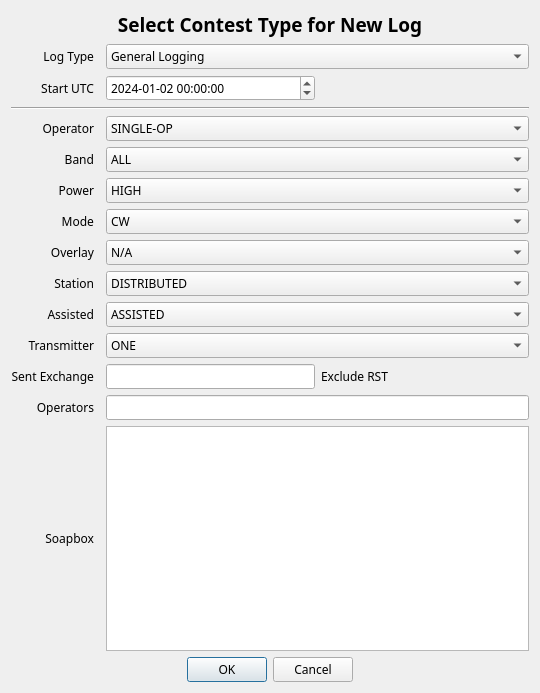
<?xml version="1.0" encoding="UTF-8"?>
<ui version="4.0">
 <class>Dialog</class>
 <widget class="QDialog" name="Dialog">
  <property name="geometry">
   <rect>
    <x>0</x>
    <y>0</y>
    <width>540</width>
    <height>693</height>
   </rect>
  </property>
  <property name="font">
   <font>
    <family>JetBrains Mono ExtraLight</family>
   </font>
  </property>
  <property name="windowTitle">
   <string>New Contest</string>
  </property>
  <layout class="QGridLayout" name="gridLayout">
   <item row="15" column="2" colspan="2">
    <widget class="QPlainTextEdit" name="soapbox">
     <property name="accessibleName">
      <string>Soap Box</string>
     </property>
     <property name="accessibleDescription">
      <string>The soap box</string>
     </property>
    </widget>
   </item>
   <item row="5" column="0">
    <widget class="QLabel" name="label_5">
     <property name="text">
      <string>Band</string>
     </property>
     <property name="alignment">
      <set>Qt::AlignRight|Qt::AlignTrailing|Qt::AlignVCenter</set>
     </property>
    </widget>
   </item>
   <item row="7" column="0">
    <widget class="QLabel" name="label_7">
     <property name="text">
      <string>Mode</string>
     </property>
     <property name="alignment">
      <set>Qt::AlignRight|Qt::AlignTrailing|Qt::AlignVCenter</set>
     </property>
    </widget>
   </item>
   <item row="2" column="0">
    <widget class="QLabel" name="label_3">
     <property name="text">
      <string>Start UTC</string>
     </property>
     <property name="alignment">
      <set>Qt::AlignRight|Qt::AlignTrailing|Qt::AlignVCenter</set>
     </property>
    </widget>
   </item>
   <item row="10" column="2" colspan="2">
    <widget class="QComboBox" name="assisted">
     <property name="accessibleName">
      <string>Assisted</string>
     </property>
     <property name="accessibleDescription">
      <string>Assisted category.</string>
     </property>
     <item>
      <property name="text">
       <string>ASSISTED</string>
      </property>
     </item>
     <item>
      <property name="text">
       <string>NON-ASSISTED</string>
      </property>
     </item>
    </widget>
   </item>
   <item row="12" column="2" rowspan="2">
    <widget class="QLineEdit" name="exchange">
     <property name="accessibleName">
      <string>Sent exchange</string>
     </property>
     <property name="accessibleDescription">
      <string>sent exchange, excluding r s t.</string>
     </property>
     <property name="styleSheet">
      <string notr="true">text-transform: uppercase;</string>
     </property>
    </widget>
   </item>
   <item row="7" column="2" colspan="2">
    <widget class="QComboBox" name="mode">
     <property name="accessibleName">
      <string>Operating mode</string>
     </property>
     <property name="accessibleDescription">
      <string>Mode category</string>
     </property>
     <item>
      <property name="text">
       <string>CW</string>
      </property>
     </item>
     <item>
      <property name="text">
       <string>SSB</string>
      </property>
     </item>
     <item>
      <property name="text">
       <string>RTTY</string>
      </property>
     </item>
     <item>
      <property name="text">
       <string>PSK</string>
      </property>
     </item>
     <item>
      <property name="text">
       <string>SSB+CW</string>
      </property>
     </item>
     <item>
      <property name="text">
       <string>DIGITAL</string>
      </property>
     </item>
     <item>
      <property name="text">
       <string>SSB+CW+DIGITAL</string>
      </property>
     </item>
     <item>
      <property name="text">
       <string>FM</string>
      </property>
     </item>
    </widget>
   </item>
   <item row="12" column="0" rowspan="2">
    <widget class="QLabel" name="label_12">
     <property name="text">
      <string>Sent Exchange</string>
     </property>
     <property name="alignment">
      <set>Qt::AlignRight|Qt::AlignTrailing|Qt::AlignVCenter</set>
     </property>
    </widget>
   </item>
   <item row="9" column="0">
    <widget class="QLabel" name="label_9">
     <property name="text">
      <string>Station</string>
     </property>
     <property name="alignment">
      <set>Qt::AlignRight|Qt::AlignTrailing|Qt::AlignVCenter</set>
     </property>
    </widget>
   </item>
   <item row="0" column="0" colspan="4">
    <widget class="QLabel" name="title">
     <property name="font">
      <font>
       <family>JetBrains Mono ExtraLight</family>
       <pointsize>14</pointsize>
       <bold>true</bold>
      </font>
     </property>
     <property name="text">
      <string>Select Contest Type for New Log</string>
     </property>
     <property name="alignment">
      <set>Qt::AlignCenter</set>
     </property>
    </widget>
   </item>
   <item row="1" column="2" colspan="2">
    <widget class="QComboBox" name="contest">
     <property name="accessibleName">
      <string>Contest Selector</string>
     </property>
     <property name="accessibleDescription">
      <string>Contest or log type.</string>
     </property>
     <item>
      <property name="text">
       <string>General Logging</string>
      </property>
     </item>
     <item>
      <property name="text">
       <string>10 10 FALL CW</string>
      </property>
     </item>
     <item>
      <property name="text">
       <string>10 10 SPRING CW</string>
      </property>
     </item>
     <item>
      <property name="text">
       <string>10 10 SUMMER PHONE</string>
      </property>
     </item>
     <item>
      <property name="text">
       <string>10 10 WINTER PHONE</string>
      </property>
     </item>
     <item>
      <property name="text">
       <string>ARI 40 80</string>
      </property>
     </item>
     <item>
      <property name="text">
       <string>ARRL 10M</string>
      </property>
     </item>
     <item>
      <property name="text">
       <string>ARRL 160M</string>
      </property>
     </item>
     <item>
      <property name="text">
       <string>ARRL DX CW</string>
      </property>
     </item>
     <item>
      <property name="text">
       <string>ARRL DX SSB</string>
      </property>
     </item>
     <item>
      <property name="text">
       <string>ARRL FIELD DAY</string>
      </property>
     </item>
     <item>
      <property name="text">
       <string>ARRL RTTY RU</string>
      </property>
     </item>
     <item>
      <property name="text">
       <string>ARRL SS CW</string>
      </property>
     </item>
     <item>
      <property name="text">
       <string>ARRL SS PHONE</string>
      </property>
     </item>
     <item>
      <property name="text">
       <string>ARRL VHF JAN</string>
      </property>
     </item>
     <item>
      <property name="text">
       <string>ARRL VHF JUN</string>
      </property>
     </item>
     <item>
      <property name="text">
       <string>ARRL VHF SEP</string>
      </property>
     </item>
      <item>
      <property name="text">
       <string>VHF SPRINT</string>
      </property>
     </item>
     <item>
      <property name="text">
       <string>CANADA DAY</string>
      </property>
     </item>
     <item>
      <property name="text">
       <string>CQ 160 CW</string>
      </property>
     </item>
     <item>
      <property name="text">
       <string>CQ 160 SSB</string>
      </property>
     </item>
     <item>
      <property name="text">
       <string>CQ WPX CW</string>
      </property>
     </item>
     <item>
      <property name="text">
       <string>CQ WPX RTTY</string>
      </property>
     </item>
     <item>
      <property name="text">
       <string>CQ WPX SSB</string>
      </property>
     </item>
     <item>
      <property name="text">
       <string>CQ WW CW</string>
      </property>
     </item>
     <item>
      <property name="text">
       <string>CQ WW RTTY</string>
      </property>
     </item>
     <item>
      <property name="text">
       <string>CQ WW SSB</string>
      </property>
     </item>
     <item>
      <property name="text">
       <string>CWT</string>
      </property>
     </item>
     <item>
      <property name="text">
       <string>DARC XMAS</string>
      </property>
     </item>
     <item>
      <property name="text">
       <string>DARC VHF</string>
      </property>
     </item>
     <item>
      <property name="text">
       <string>EA MAJISTAD CW</string>
      </property>
     </item>
     <item>
      <property name="text">
       <string>EA MAJISTAD SSB</string>
      </property>
     </item>
     <item>
      <property name="text">
       <string>EA RTTY</string>
      </property>
     </item>
     <item>
      <property name="text">
       <string>ES OPEN</string>
      </property>
     </item>
     <item>
      <property name="text">
       <string>HELVETIA</string>
      </property>
     </item>
     <item>
      <property name="text">
       <string>ICWC MST</string>
      </property>
     </item>
     <item>
      <property name="text">
       <string>IARU FIELDDAY R1 CW</string>
      </property>
     </item>
     <item>
      <property name="text">
       <string>IARU FIELDDAY R1 SSB</string>
      </property>
     </item>
     <item>
      <property name="text">
       <string>IARU HF</string>
      </property>
     </item>
     <item>
      <property name="text">
       <string>JIDX CW</string>
      </property>
     </item>
     <item>
      <property name="text">
       <string>JIDX PH</string>
      </property>
     </item>
     <item>
      <property name="text">
       <string>K1USN SST</string>
      </property>
     </item>
     <item>
      <property name="text">
       <string>LABRE RS DIGI</string>
      </property>
     </item>
     <item>
      <property name="text">
       <string>LZ-DX</string>
      </property>
     </item>
     <item>
      <property name="text">
       <string>NAQP CW</string>
      </property>
     </item>
     <item>
      <property name="text">
       <string>NAQP RTTY</string>
      </property>
     </item>
     <item>
      <property name="text">
       <string>NAQP SSB</string>
      </property>
     </item>
     <item>
      <property name="text">
       <string>PHONE WEEKLY TEST</string>
      </property>
     </item>
     <item>
      <property name="text">
       <string>RAEM</string>
      </property>
     </item>
     <item>
      <property name="text">
       <string>RANDOMGRAM</string>
      </property>
     </item>
     <item>
      <property name="text">
       <string>REF CW</string>
      </property>
     </item>
     <item>
      <property name="text">
       <string>REF SSB</string>
      </property>
     </item>
     <item>
      <property name="text">
       <string>SAC CW</string>
      </property>
     </item>
     <item>
      <property name="text">
       <string>SAC SSB</string>
      </property>
     </item>
     <item>
      <property name="text">
       <string>SPDX</string>
      </property>
     </item>
     <item>
      <property name="text">
       <string>STEW PERRY TOPBAND</string>
      </property>
     </item>
     <item>
      <property name="text">
       <string>UKEIDX</string>
      </property>
     </item>
     <item>
      <property name="text">
       <string>WEEKLY RTTY</string>
      </property>
     </item>
     <item>
      <property name="text">
       <string>WINTER FIELD DAY</string>
      </property>
     </item>
    </widget>
   </item>
   <item row="2" column="2">
    <widget class="QDateTimeEdit" name="dateTimeEdit">
     <property name="accessibleName">
      <string>Start of contest Date and U T C Time</string>
     </property>
     <property name="dateTime">
      <datetime>
       <hour>0</hour>
       <minute>0</minute>
       <second>0</second>
       <year>2024</year>
       <month>1</month>
       <day>2</day>
      </datetime>
     </property>
     <property name="date">
      <date>
       <year>2024</year>
       <month>1</month>
       <day>2</day>
      </date>
     </property>
     <property name="time">
      <time>
       <hour>0</hour>
       <minute>0</minute>
       <second>0</second>
      </time>
     </property>
     <property name="maximumDateTime">
      <datetime>
       <hour>7</hour>
       <minute>59</minute>
       <second>59</second>
       <year>10000</year>
       <month>1</month>
       <day>1</day>
      </datetime>
     </property>
     <property name="currentSection">
      <enum>QDateTimeEdit::YearSection</enum>
     </property>
     <property name="displayFormat">
      <string>yyyy-MM-dd HH:mm:ss</string>
     </property>
     <property name="timeSpec">
      <enum>Qt::UTC</enum>
     </property>
    </widget>
   </item>
   <item row="8" column="0">
    <widget class="QLabel" name="label_8">
     <property name="text">
      <string>Overlay</string>
     </property>
     <property name="alignment">
      <set>Qt::AlignRight|Qt::AlignTrailing|Qt::AlignVCenter</set>
     </property>
    </widget>
   </item>
   <item row="14" column="0">
    <widget class="QLabel" name="label_13">
     <property name="text">
      <string>Operators</string>
     </property>
     <property name="alignment">
      <set>Qt::AlignRight|Qt::AlignTrailing|Qt::AlignVCenter</set>
     </property>
    </widget>
   </item>
   <item row="10" column="0">
    <widget class="QLabel" name="label_10">
     <property name="text">
      <string>Assisted</string>
     </property>
     <property name="alignment">
      <set>Qt::AlignRight|Qt::AlignTrailing|Qt::AlignVCenter</set>
     </property>
    </widget>
   </item>
   <item row="1" column="0">
    <widget class="QLabel" name="label_2">
     <property name="text">
      <string>Log Type</string>
     </property>
     <property name="alignment">
      <set>Qt::AlignRight|Qt::AlignTrailing|Qt::AlignVCenter</set>
     </property>
    </widget>
   </item>
   <item row="2" column="3">
    <spacer name="horizontalSpacer">
     <property name="orientation">
      <enum>Qt::Horizontal</enum>
     </property>
     <property name="sizeHint" stdset="0">
      <size>
       <width>40</width>
       <height>20</height>
      </size>
     </property>
    </spacer>
   </item>
   <item row="4" column="2" colspan="2">
    <widget class="QComboBox" name="operator_class">
     <property name="accessibleName">
      <string>Operator Category</string>
     </property>
     <property name="accessibleDescription">
      <string>Operator category.</string>
     </property>
     <item>
      <property name="text">
       <string>SINGLE-OP</string>
      </property>
     </item>
     <item>
      <property name="text">
       <string>MULTI-OP</string>
      </property>
     </item>
     <item>
      <property name="text">
       <string>CHECKLOG</string>
      </property>
     </item>
    </widget>
   </item>
   <item row="6" column="2" colspan="2">
    <widget class="QComboBox" name="power">
     <property name="accessibleName">
      <string>Power Category</string>
     </property>
     <property name="accessibleDescription">
      <string>Power category</string>
     </property>
     <item>
      <property name="text">
       <string>HIGH</string>
      </property>
     </item>
     <item>
      <property name="text">
       <string>LOW</string>
      </property>
     </item>
     <item>
      <property name="text">
       <string>QRP</string>
      </property>
     </item>
    </widget>
   </item>
   <item row="11" column="0">
    <widget class="QLabel" name="label_11">
     <property name="text">
      <string>Transmitter</string>
     </property>
     <property name="alignment">
      <set>Qt::AlignRight|Qt::AlignTrailing|Qt::AlignVCenter</set>
     </property>
    </widget>
   </item>
   <item row="15" column="0">
    <widget class="QLabel" name="label_14">
     <property name="text">
      <string>Soapbox</string>
     </property>
     <property name="alignment">
      <set>Qt::AlignRight|Qt::AlignTrailing|Qt::AlignVCenter</set>
     </property>
    </widget>
   </item>
   <item row="6" column="0">
    <widget class="QLabel" name="label_6">
     <property name="text">
      <string>Power</string>
     </property>
     <property name="alignment">
      <set>Qt::AlignRight|Qt::AlignTrailing|Qt::AlignVCenter</set>
     </property>
    </widget>
   </item>
   <item row="11" column="2" colspan="2">
    <widget class="QComboBox" name="transmitter">
     <property name="accessibleName">
      <string>Transmitter</string>
     </property>
     <property name="accessibleDescription">
      <string>Transmitter category.</string>
     </property>
     <item>
      <property name="text">
       <string>ONE</string>
      </property>
     </item>
     <item>
      <property name="text">
       <string>TWO</string>
      </property>
     </item>
     <item>
      <property name="text">
       <string>LIMITED</string>
      </property>
     </item>
     <item>
      <property name="text">
       <string>UNLIMITED</string>
      </property>
     </item>
     <item>
      <property name="text">
       <string>SWL</string>
      </property>
     </item>
    </widget>
   </item>
   <item row="5" column="2" colspan="2">
    <widget class="QComboBox" name="band">
     <property name="accessibleName">
      <string>Band Category</string>
     </property>
     <property name="accessibleDescription">
      <string>Band category.</string>
     </property>
     <item>
      <property name="text">
       <string>ALL</string>
      </property>
     </item>
     <item>
      <property name="text">
       <string>160M</string>
      </property>
     </item>
     <item>
      <property name="text">
       <string>80M</string>
      </property>
     </item>
     <item>
      <property name="text">
       <string>40M</string>
      </property>
     </item>
     <item>
      <property name="text">
       <string>20M</string>
      </property>
     </item>
     <item>
      <property name="text">
       <string>15M</string>
      </property>
     </item>
     <item>
      <property name="text">
       <string>10M</string>
      </property>
     </item>
     <item>
      <property name="text">
       <string>6M</string>
      </property>
     </item>
     <item>
      <property name="text">
       <string>2M</string>
      </property>
     </item>
     <item>
      <property name="text">
       <string>222</string>
      </property>
     </item>
     <item>
      <property name="text">
       <string>432</string>
      </property>
     </item>
     <item>
      <property name="text">
       <string>902</string>
      </property>
     </item>
     <item>
      <property name="text">
       <string>1.2G</string>
      </property>
     </item>
     <item>
      <property name="text">
       <string>2.3G</string>
      </property>
     </item>
     <item>
      <property name="text">
       <string>3.4G</string>
      </property>
     </item>
     <item>
      <property name="text">
       <string>5.7G</string>
      </property>
     </item>
     <item>
      <property name="text">
       <string>10G</string>
      </property>
     </item>
     <item>
      <property name="text">
       <string>24G</string>
      </property>
     </item>
     <item>
      <property name="text">
       <string>47G</string>
      </property>
     </item>
     <item>
      <property name="text">
       <string>75G</string>
      </property>
     </item>
     <item>
      <property name="text">
       <string>119G</string>
      </property>
     </item>
     <item>
      <property name="text">
       <string>142G</string>
      </property>
     </item>
     <item>
      <property name="text">
       <string>241G</string>
      </property>
     </item>
     <item>
      <property name="text">
       <string>LIGHT</string>
      </property>
     </item>
     <item>
      <property name="text">
       <string>VHF-3-BAND</string>
      </property>
     </item>
     <item>
      <property name="text">
       <string>VHF-FM-ONLY</string>
      </property>
     </item>
    </widget>
   </item>
   <item row="12" column="3" rowspan="2">
    <widget class="QLabel" name="label_15">
     <property name="text">
      <string>Exclude RST</string>
     </property>
    </widget>
   </item>
   <item row="8" column="2" colspan="2">
    <widget class="QComboBox" name="overlay">
     <property name="accessibleName">
      <string>Overlay category</string>
     </property>
     <property name="accessibleDescription">
      <string>Overlay category</string>
     </property>
     <item>
      <property name="text">
       <string>N/A</string>
      </property>
     </item>
     <item>
      <property name="text">
       <string>CLASSIC</string>
      </property>
     </item>
     <item>
      <property name="text">
       <string>NOVICE-TECH</string>
      </property>
     </item>
     <item>
      <property name="text">
       <string>OVER-50</string>
      </property>
     </item>
     <item>
      <property name="text">
       <string>ROOKIE</string>
      </property>
     </item>
     <item>
      <property name="text">
       <string>TB-WIRES</string>
      </property>
     </item>
     <item>
      <property name="text">
       <string>YOUTH</string>
      </property>
     </item>
     <item>
      <property name="text">
       <string>YL</string>
      </property>
     </item>
    </widget>
   </item>
   <item row="14" column="2" colspan="2">
    <widget class="QLineEdit" name="operators">
     <property name="accessibleName">
      <string>Operators</string>
     </property>
     <property name="accessibleDescription">
      <string>operators in contest.</string>
     </property>
     <property name="styleSheet">
      <string notr="true">text-transform: uppercase;</string>
     </property>
    </widget>
   </item>
   <item row="4" column="0">
    <widget class="QLabel" name="label_4">
     <property name="text">
      <string>Operator</string>
     </property>
     <property name="alignment">
      <set>Qt::AlignRight|Qt::AlignTrailing|Qt::AlignVCenter</set>
     </property>
    </widget>
   </item>
   <item row="9" column="2" colspan="2">
    <widget class="QComboBox" name="station">
     <property name="accessibleName">
      <string>Station type</string>
     </property>
     <property name="accessibleDescription">
      <string>Station type.</string>
     </property>
     <item>
      <property name="text">
       <string>DISTRIBUTED</string>
      </property>
     </item>
     <item>
      <property name="text">
       <string>EXPEDITION</string>
      </property>
     </item>
     <item>
      <property name="text">
       <string>FIXED</string>
      </property>
     </item>
     <item>
      <property name="text">
       <string>HQ</string>
      </property>
     </item>
     <item>
      <property name="text">
       <string>MOBILE</string>
      </property>
     </item>
     <item>
      <property name="text">
       <string>PORTABLE</string>
      </property>
     </item>
     <item>
      <property name="text">
       <string>ROVER</string>
      </property>
     </item>
     <item>
      <property name="text">
       <string>ROVER-LIMITED</string>
      </property>
     </item>
     <item>
      <property name="text">
       <string>ROVER-UNLIMITED</string>
      </property>
     </item>
     <item>
      <property name="text">
       <string>SCHOOL</string>
      </property>
     </item>
    </widget>
   </item>
   <item row="16" column="0" colspan="4">
    <widget class="QDialogButtonBox" name="buttonBox">
     <property name="orientation">
      <enum>Qt::Horizontal</enum>
     </property>
     <property name="standardButtons">
      <set>QDialogButtonBox::StandardButton::Cancel|QDialogButtonBox::StandardButton::Ok</set>
     </property>
     <property name="centerButtons">
      <bool>true</bool>
     </property>
    </widget>
   </item>
   <item row="3" column="0" colspan="4">
    <widget class="Line" name="line">
     <property name="minimumSize">
      <size>
       <width>0</width>
       <height>0</height>
      </size>
     </property>
     <property name="orientation">
      <enum>Qt::Horizontal</enum>
     </property>
    </widget>
   </item>
  </layout>
 </widget>
 <tabstops>
  <tabstop>contest</tabstop>
  <tabstop>dateTimeEdit</tabstop>
  <tabstop>operator_class</tabstop>
  <tabstop>band</tabstop>
  <tabstop>power</tabstop>
  <tabstop>mode</tabstop>
  <tabstop>overlay</tabstop>
  <tabstop>station</tabstop>
  <tabstop>assisted</tabstop>
  <tabstop>transmitter</tabstop>
  <tabstop>exchange</tabstop>
  <tabstop>operators</tabstop>
  <tabstop>soapbox</tabstop>
 </tabstops>
 <resources/>
 <connections>
  <connection>
   <sender>buttonBox</sender>
   <signal>accepted()</signal>
   <receiver>Dialog</receiver>
   <slot>accept()</slot>
   <hints>
    <hint type="sourcelabel">
     <x>248</x>
     <y>254</y>
    </hint>
    <hint type="destinationlabel">
     <x>157</x>
     <y>274</y>
    </hint>
   </hints>
  </connection>
  <connection>
   <sender>buttonBox</sender>
   <signal>rejected()</signal>
   <receiver>Dialog</receiver>
   <slot>reject()</slot>
   <hints>
    <hint type="sourcelabel">
     <x>316</x>
     <y>260</y>
    </hint>
    <hint type="destinationlabel">
     <x>286</x>
     <y>274</y>
    </hint>
   </hints>
  </connection>
 </connections>
</ui>
